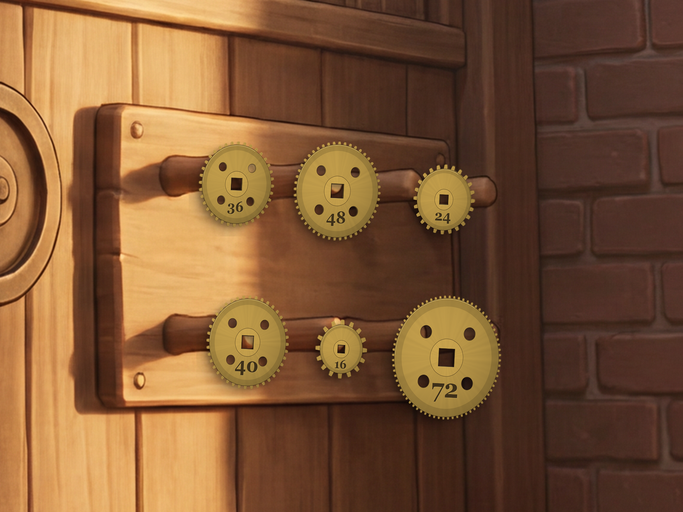
#> input picture specs/assets/level-2/z2/v-frame/cu-gear-rack@1x.png, 683 x 512 px, given in place of cu-gear-frame@3x.png, which was not available
$ python l2_b4_states.py
#> lines starting #> are read from the running program, lines starting #| are printed output that depends on the picture; after the words box and inside, x2 and y2 are one past the last pixel; in counts of white or black regions, pixels touching at a corner belong together; pictures that were not available may be replaced by others from this repository, and a replacement may not be noted
#!/usr/bin/env python3
"""Level 2 BATCH 4 state overlays + sprites (final art batch, 2026-07-20).

Per-element overlay architecture matching the Developer compositor (patch +
rect JSON, schema = z1-state-overlays.json): RGB rect patches for surface
changes, RGBA additive overlays for placed elements (flagged "rgba" in JSON).
Every patch seam-checked (3px ring vs base, PASS <= 24). All load-bearing
geometry deterministic (render_gear / canonical dies); NB edits only for
genuine surface changes (separate phases).

Phases:
  z2a — arbor-oiled (CU13 + wide echo), 14 post-mount overlays (CU13),
        6 rack-absent overlays (CU14 native + wide echo).
"""
import json
import math
import os
import sys

import numpy as np
from PIL import Image, ImageDraw, ImageFilter

sys.path.insert(0, os.path.dirname(os.path.abspath(__file__)))
from l2_z2_build import (render_gear, FRAMES, GEAR_ANCHORS, GEAR_DIA,
                         RACK_SQUASH, RACK_ROT, frame_scale)

A2 = r"C:\Users\shaim\escape-room\specs\assets\level-2"
Z2 = os.path.join(A2, "z2")
REJ = os.path.join(A2, "_rejects")
S = os.environ.get("L2_SCRATCH",
    r"C:\Users\shaim\AppData\Local\Temp\claude\C--Users-shaim\d551cf43-749e-4f4a-81be-1d18a3d3b5ca\scratchpad")
CU_W, CU_H = 2048, 1536

FRAME_WIDE = os.path.join(Z2, "v-frame", "z2-frame-base@3x.png")
FRAME_PRE = os.path.join(REJ, "z2-frame-base-preglyph@3x.png")
CU13 = os.path.join(Z2, "v-frame", "cu-gear-frame@3x.png")
CU14 = os.path.join(Z2, "v-frame", "cu-gear-rack@3x.png")
STATES = os.path.join(Z2, "v-frame", "states")
OVJSON = os.path.join(Z2, "z2-state-overlays.json")

# post mounts (CU13 @3x): stub centers + collar front re-paste rects
POST_A = (1322, 668)
POST_B = (1625, 695)
COLLAR_A = (1272, 605, 1372, 730)     # square stub end re-pasted in front
COLLAR_B = (1578, 638, 1672, 752)
MOUNT_TEETH = [16, 24, 36, 40, 48, 64, 72]


def mount_dia(t):
    return int(84 + 2.1 * t)


def load_json():
    if os.path.exists(OVJSON):
        return json.load(open(OVJSON))
    return {}


def save_json(m):
    with open(OVJSON, "w") as f:
        json.dump(m, f, indent=1)


def seam(base_img, patch_img, rect, ring=3):
    """Max mean-abs ring diff (3px ring just outside rect vs base)."""
    b = np.asarray(base_img, np.float32)
    x0, y0, x1, y1 = rect
    scores = []
    for side, sl_b, sl_p in (
        ("top", (slice(max(0, y0 - ring), y0), slice(x0, x1)), None),
        ("bottom", (slice(y1, min(b.shape[0], y1 + ring)), slice(x0, x1)), None),
        ("left", (slice(y0, y1), slice(max(0, x0 - ring), x0)), None),
        ("right", (slice(y0, y1), slice(x1, min(b.shape[1], x1 + ring))), None),
    ):
        pass
    # ring = compare base ring vs composite ring (patch pasted); since patch
    # is exactly rect-sized, the composite ring pixels == base ring pixels.
    # The real seam risk is the patch EDGE vs the adjacent base: compare the
    # outermost patch rows/cols with the adjacent base rows/cols.
    p = np.asarray(patch_img, np.float32)
    edges = []
    if y0 - 1 >= 0:
        edges.append(np.abs(p[0] - b[y0 - 1, x0:x1]).mean())
    if y1 < b.shape[0]:
        edges.append(np.abs(p[-1] - b[y1, x0:x1]).mean())
    if x0 - 1 >= 0:
        edges.append(np.abs(p[:, 0] - b[y0:y1, x0 - 1]).mean())
    if x1 < b.shape[1]:
        edges.append(np.abs(p[:, -1] - b[y0:y1, x1]).mean())
    return max(edges) if edges else 0.0


def save_patch(meta, name, img, rect, base_for_seam, note, key_extra=None,
               wide=False):
    os.makedirs(STATES, exist_ok=True)
    suffix = "-wide@3x.png" if wide else "@3x.png"
    img.convert("RGB").save(os.path.join(STATES, name + suffix))
    sc = seam(base_for_seam, img.convert("RGB"), rect)
    assert sc <= 24, f"{name}{' wide' if wide else ''}: seam {sc:.1f} > 24"
    e = meta.setdefault(name, {})
    if wide:
        e["wide_base"] = "z2-frame-base"
        e["wide_rect_3x"] = list(rect)
    else:
        e["base"] = key_extra or "cu-gear-frame"
        e["rect_3x"] = list(rect)
    e["note"] = note
    print(f"  {name}{' (wide)' if wide else ''}: rect {rect} seam {sc:.1f} PASS")
    return sc


# ------------------------------------------------------------ arbor oiled

def arbor_oiled(meta):
    """Bearing rust bloom cleared + oil sheen — bearing plate only."""
    for label, path, rect, boss, wide in (
        ("cu", CU13, (40, 360, 440, 710), (355, 575), False),
        ("wide", FRAME_WIDE, (688, 913, 969, 1159), (910, 1064), True),
    ):
        base = Image.open(path).convert("RGB")
#> base is the input picture: PIL image 683x512 RGB; mean R, G, B 125.2, 85.9, 53
        x0, y0, x1, y1 = rect
        crop = base.crop(rect)
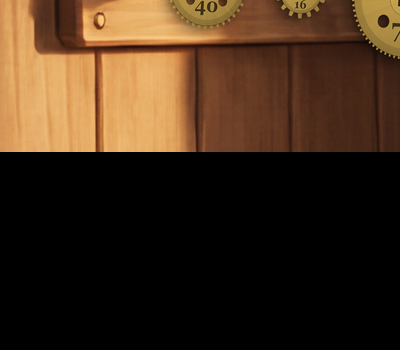
#> crop: PIL image 400x350 RGB; mean R, G, B 63.6, 43.6, 25.5
        a = np.asarray(crop, np.float32)
        R, G, B = a[..., 0], a[..., 1], a[..., 2]
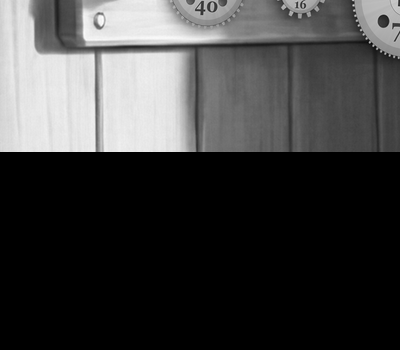
#> R: shape (350, 400) float32; min 0, max 255, mean 63.6
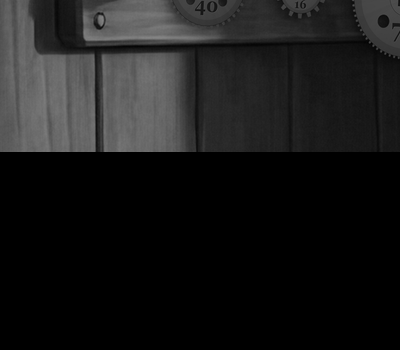
#> B: shape (350, 400) float32; min 0, max 132, mean 25.5
        # rust mask: warm red mottling
        rust = (R - B > 42) & (R > 95) & (R - G > 18)
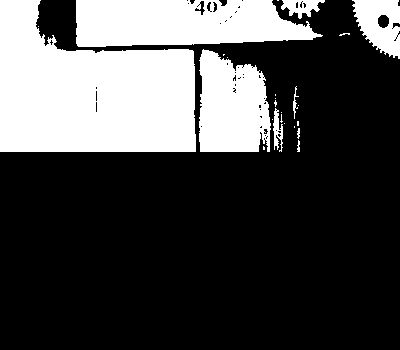
#> rust: shape (350, 400) bool; 28.6% white; 25 white regions (16 under 20 px), largest, box (x1, y1, x2, y2) and area: (0, 0, 196, 152) 21958, (76, 0, 323, 47) 9413, (199, 49, 271, 152) 5959
        m = Image.fromarray((rust * 255).astype(np.uint8)).filter(
            ImageFilter.GaussianBlur(2))
        mf = np.asarray(m, np.float32)[..., None] / 255.0
        # recolor rust toward clean oiled iron (keep luminance texture)
        lum = (0.35 * R + 0.45 * G + 0.2 * B)[..., None]
        iron = np.concatenate([lum * 0.94, lum * 0.90, lum * 0.86], axis=2)
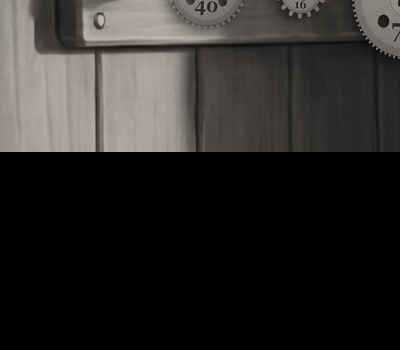
#> iron: shape (350, 400, 3) float32; mean of channels 0, 1, 2 44.2, 42.3, 40.4; drawn as R, G, B
        out = a * (1 - mf * 0.85) + iron * (mf * 0.85)
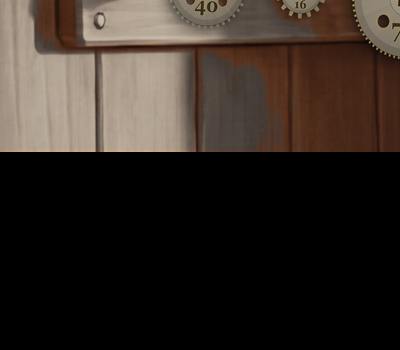
#> out: shape (350, 400, 3) float32; mean R, G, B 50.6, 42.1, 35.9
        # oil sheen: soft elliptical gloss around the boss + wet darkening ring
        h, w = out.shape[:2]
#> h = 350; w = 400
        yy, xx = np.mgrid[0:h, 0:w].astype(np.float32)
        bx, by = boss[0] - x0, boss[1] - y0
        rr = np.hypot((xx - bx) / (0.62 * w / 2), (yy - by) / (0.62 * h / 2))
        gloss = np.clip(1.0 - rr, 0, 1) ** 2.2
        streak = np.clip(1 - np.abs((yy - by) - 0.55 * (xx - bx)) / 26.0, 0, 1)
        sheen = (gloss * 0.55 + gloss * streak * 0.45)[..., None]
        out = out + sheen * np.array([56, 50, 40]) * 0.8
        wet = (np.clip(rr, 0, 1.6) < 1.25)[..., None] * (1 - sheen) * 0.10
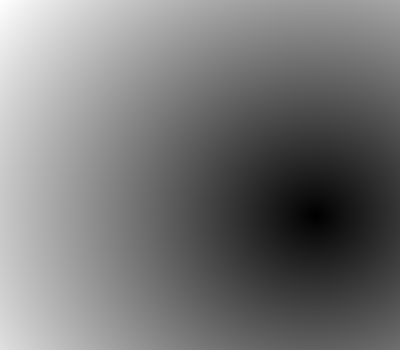
#> rr: shape (350, 400) float32; min 0, max 3.22, mean 1.5; drawn with min black and max white
        out = out * (1 - wet)
        patch = Image.fromarray(np.clip(out, 0, 255).astype(np.uint8))
        # feather patch edges back to base (kill any boundary step)
        fm = Image.new("L", patch.size, 255)
#> fm: PIL image 400x350 L; every value is 255
        dd = ImageDraw.Draw(fm)
        dd.rectangle([6, 6, patch.width - 7, patch.height - 7], fill=255)
        fm = fm.filter(ImageFilter.GaussianBlur(4))
        blended = Image.composite(patch, crop, fm)
        save_patch(meta, "ov-arbor-oiled", blended, rect, base,
                   "seized bearing oiled: rust bloom cleared (recolored to "
                   "clean iron, texture kept) + oil sheen/gloss at the boss; "
                   "bearing plate only per style 8", wide=wide)


# ------------------------------------------------------------ post mounts

# [157 lines left out: functions collar_mask, post_mounts, rack_absents, not called in this run]


if __name__ == "__main__":
    phase = sys.argv[1] if len(sys.argv) > 1 else "z2a"
    meta = load_json()
    if phase == "z2a":
        print("arbor oiled:")
#> (the run stopped early here; a loop or call above may not have finished)
